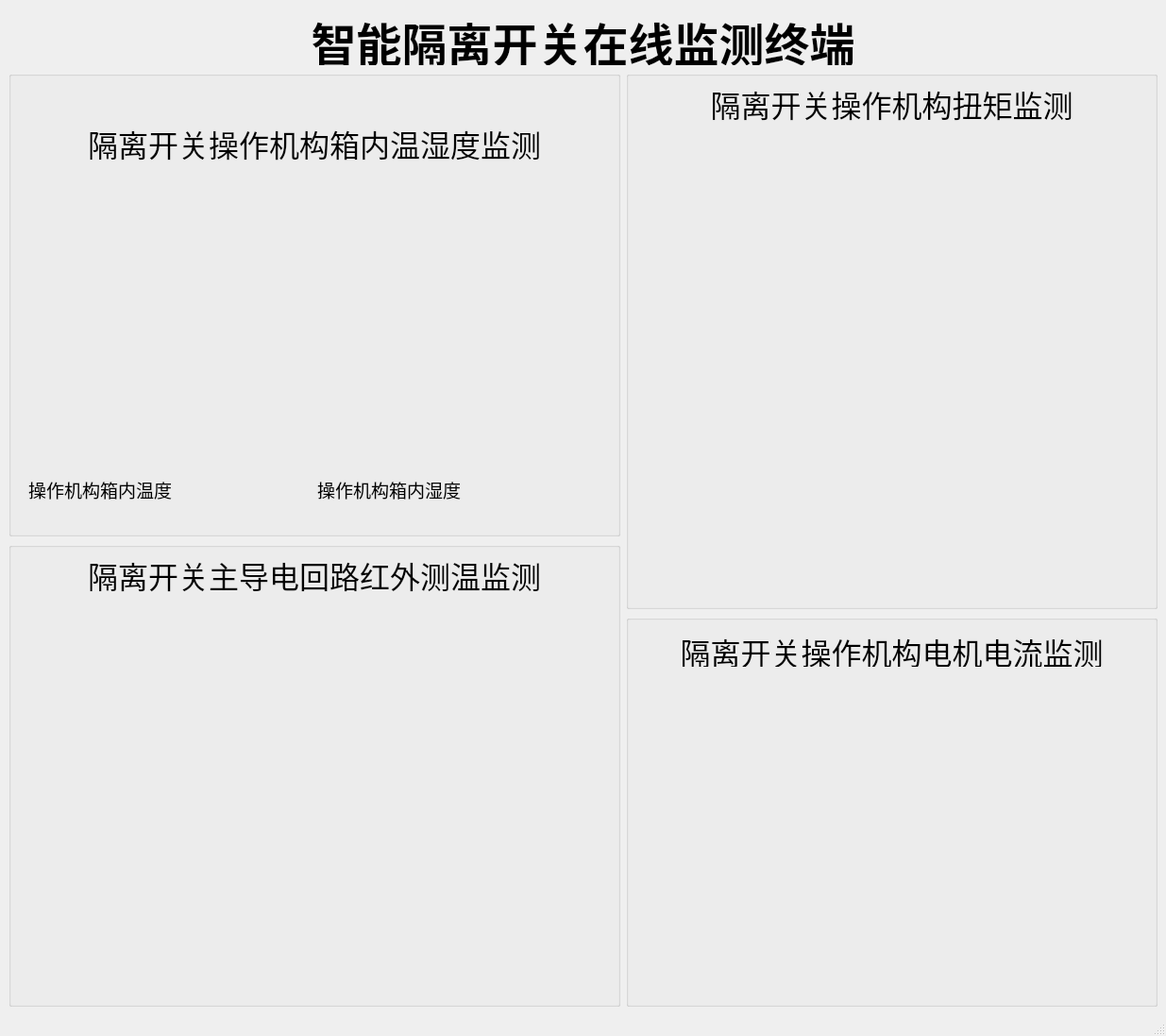
<?xml version="1.0" encoding="UTF-8"?>
<ui version="4.0">
 <class>MainWindow</class>
 <widget class="QMainWindow" name="MainWindow">
  <property name="geometry">
   <rect>
    <x>0</x>
    <y>0</y>
    <width>1235</width>
    <height>1097</height>
   </rect>
  </property>
  <property name="minimumSize">
   <size>
    <width>400</width>
    <height>400</height>
   </size>
  </property>
  <property name="windowTitle">
   <string>MainWindow</string>
  </property>
  <property name="windowIcon">
   <iconset resource="res.qrc">
    <normaloff>:/photoes/cgjt.png</normaloff>:/photoes/cgjt.png</iconset>
  </property>
  <widget class="QWidget" name="centralwidget">
   <layout class="QVBoxLayout" name="verticalLayout_10">
    <item>
     <layout class="QGridLayout" name="gridLayout">
      <item row="0" column="0">
       <widget class="QLabel" name="label_10">
        <property name="maximumSize">
         <size>
          <width>16777215</width>
          <height>60</height>
         </size>
        </property>
        <property name="text">
         <string>&lt;html&gt;&lt;head/&gt;&lt;body&gt;&lt;p align=&quot;center&quot;&gt;&lt;span style=&quot; font-size:36pt; font-weight:600;&quot;&gt;智能隔离开关在线监测终端&lt;/span&gt;&lt;/p&gt;&lt;/body&gt;&lt;/html&gt;</string>
        </property>
       </widget>
      </item>
      <item row="1" column="0">
       <layout class="QHBoxLayout" name="horizontalLayout_11" stretch="1,1">
        <item>
         <layout class="QVBoxLayout" name="verticalLayout">
          <item>
           <widget class="QGroupBox" name="groupBox_4">
            <property name="maximumSize">
             <size>
              <width>16777215</width>
              <height>16777215</height>
             </size>
            </property>
            <property name="title">
             <string/>
            </property>
            <layout class="QHBoxLayout" name="horizontalLayout_7">
             <item>
              <layout class="QVBoxLayout" name="verticalLayout_4">
               <item>
                <widget class="QLabel" name="label_6">
                 <property name="maximumSize">
                  <size>
                   <width>16777215</width>
                   <height>100</height>
                  </size>
                 </property>
                 <property name="text">
                  <string>&lt;html&gt;&lt;head/&gt;&lt;body&gt;&lt;p align=&quot;center&quot;&gt;&lt;span style=&quot; font-size:24pt;&quot;&gt;隔离开关操作机构箱内温湿度监测&lt;/span&gt;&lt;/p&gt;&lt;/body&gt;&lt;/html&gt;</string>
                 </property>
                </widget>
               </item>
               <item>
                <widget class="mouse1" name="widget1" native="true">
                 <property name="maximumSize">
                  <size>
                   <width>640</width>
                   <height>320</height>
                  </size>
                 </property>
                 <layout class="QHBoxLayout" name="horizontalLayout_3">
                  <item>
                   <layout class="QVBoxLayout" name="verticalLayout_5">
                    <item>
                     <widget class="Dashboard1" name="dashtem1" native="true">
                      <property name="minimumSize">
                       <size>
                        <width>300</width>
                        <height>300</height>
                       </size>
                      </property>
                     </widget>
                    </item>
                    <item>
                     <widget class="QLabel" name="label_2">
                      <property name="font">
                       <font>
                        <pointsize>14</pointsize>
                       </font>
                      </property>
                      <property name="text">
                       <string>操作机构箱内温度</string>
                      </property>
                     </widget>
                    </item>
                   </layout>
                  </item>
                  <item>
                   <layout class="QVBoxLayout" name="verticalLayout_6">
                    <item>
                     <widget class="Dashboard1" name="dashHum1" native="true">
                      <property name="minimumSize">
                       <size>
                        <width>300</width>
                        <height>320</height>
                       </size>
                      </property>
                     </widget>
                    </item>
                    <item>
                     <widget class="QLabel" name="label">
                      <property name="font">
                       <font>
                        <pointsize>14</pointsize>
                       </font>
                      </property>
                      <property name="text">
                       <string>操作机构箱内湿度</string>
                      </property>
                      <property name="alignment">
                       <set>Qt::AlignBottom|Qt::AlignLeading|Qt::AlignLeft</set>
                      </property>
                     </widget>
                    </item>
                   </layout>
                  </item>
                 </layout>
                </widget>
               </item>
              </layout>
             </item>
            </layout>
           </widget>
          </item>
          <item>
           <layout class="QHBoxLayout" name="horizontalLayout_10">
            <item>
             <widget class="QGroupBox" name="groupBox_3">
              <property name="title">
               <string/>
              </property>
              <layout class="QHBoxLayout" name="horizontalLayout">
               <item>
                <layout class="QVBoxLayout" name="verticalLayout_9">
                 <item>
                  <widget class="QLabel" name="label_9">
                   <property name="maximumSize">
                    <size>
                     <width>16777215</width>
                     <height>40</height>
                    </size>
                   </property>
                   <property name="font">
                    <font>
                     <pointsize>24</pointsize>
                    </font>
                   </property>
                   <property name="text">
                    <string>隔离开关主导电回路红外测温监测</string>
                   </property>
                   <property name="alignment">
                    <set>Qt::AlignCenter</set>
                   </property>
                  </widget>
                 </item>
                 <item>
                  <widget class="mouse4" name="widget4" native="true">
                   <layout class="QHBoxLayout" name="horizontalLayout_6">
                    <item>
                     <layout class="QHBoxLayout" name="horizontalLayout_5">
                      <item>
                       <widget class="QLabel" name="label_3">
                        <property name="text">
                         <string/>
                        </property>
                        <property name="pixmap">
                         <pixmap resource="res.qrc">:/photoes/photoes/photo1.png</pixmap>
                        </property>
                        <property name="scaledContents">
                         <bool>true</bool>
                        </property>
                       </widget>
                      </item>
                      <item>
                       <widget class="QLabel" name="label_4">
                        <property name="text">
                         <string/>
                        </property>
                        <property name="pixmap">
                         <pixmap resource="res.qrc">:/photoes/photoes/photo1.png</pixmap>
                        </property>
                        <property name="scaledContents">
                         <bool>true</bool>
                        </property>
                       </widget>
                      </item>
                      <item>
                       <widget class="QLabel" name="label_5">
                        <property name="text">
                         <string/>
                        </property>
                        <property name="pixmap">
                         <pixmap resource="res.qrc">:/photoes/photoes/photo1.png</pixmap>
                        </property>
                        <property name="scaledContents">
                         <bool>true</bool>
                        </property>
                       </widget>
                      </item>
                     </layout>
                    </item>
                   </layout>
                  </widget>
                 </item>
                </layout>
               </item>
              </layout>
             </widget>
            </item>
           </layout>
          </item>
         </layout>
        </item>
        <item>
         <layout class="QVBoxLayout" name="verticalLayout_2" stretch="11,8">
          <item>
           <widget class="QGroupBox" name="groupBox">
            <property name="maximumSize">
             <size>
              <width>16777215</width>
              <height>16777215</height>
             </size>
            </property>
            <property name="title">
             <string/>
            </property>
            <layout class="QHBoxLayout" name="horizontalLayout_8">
             <item>
              <layout class="QVBoxLayout" name="verticalLayout_7">
               <item>
                <widget class="QLabel" name="label_7">
                 <property name="maximumSize">
                  <size>
                   <width>16777215</width>
                   <height>40</height>
                  </size>
                 </property>
                 <property name="font">
                  <font>
                   <pointsize>24</pointsize>
                  </font>
                 </property>
                 <property name="text">
                  <string>隔离开关操作机构扭矩监测</string>
                 </property>
                 <property name="alignment">
                  <set>Qt::AlignCenter</set>
                 </property>
                </widget>
               </item>
               <item>
                <widget class="mouse2" name="widget2" native="true">
                 <property name="sizePolicy">
                  <sizepolicy hsizetype="Ignored" vsizetype="Ignored">
                   <horstretch>0</horstretch>
                   <verstretch>0</verstretch>
                  </sizepolicy>
                 </property>
                 <layout class="QHBoxLayout" name="horizontalLayout_2">
                  <item>
                   <widget class="QChartView" name="chartview" native="true"/>
                  </item>
                 </layout>
                </widget>
               </item>
              </layout>
             </item>
            </layout>
           </widget>
          </item>
          <item>
           <widget class="QGroupBox" name="groupBox_2">
            <property name="maximumSize">
             <size>
              <width>16777215</width>
              <height>16777215</height>
             </size>
            </property>
            <property name="title">
             <string/>
            </property>
            <layout class="QHBoxLayout" name="horizontalLayout_9">
             <item>
              <layout class="QVBoxLayout" name="verticalLayout_8">
               <item>
                <widget class="QLabel" name="label_8">
                 <property name="sizePolicy">
                  <sizepolicy hsizetype="Preferred" vsizetype="Fixed">
                   <horstretch>0</horstretch>
                   <verstretch>0</verstretch>
                  </sizepolicy>
                 </property>
                 <property name="minimumSize">
                  <size>
                   <width>0</width>
                   <height>40</height>
                  </size>
                 </property>
                 <property name="maximumSize">
                  <size>
                   <width>660</width>
                   <height>40</height>
                  </size>
                 </property>
                 <property name="text">
                  <string>&lt;html&gt;&lt;head/&gt;&lt;body&gt;&lt;p align=&quot;center&quot;&gt;&lt;span style=&quot; font-size:24pt;&quot;&gt;隔离开关操作机构电机电流监测&lt;/span&gt;&lt;/p&gt;&lt;/body&gt;&lt;/html&gt;</string>
                 </property>
                </widget>
               </item>
               <item>
                <widget class="mouse3" name="widget3" native="true">
                 <layout class="QHBoxLayout" name="horizontalLayout_4">
                  <item>
                   <widget class="QChartView" name="chartview1" native="true"/>
                  </item>
                 </layout>
                </widget>
               </item>
              </layout>
             </item>
            </layout>
           </widget>
          </item>
         </layout>
        </item>
       </layout>
      </item>
     </layout>
    </item>
   </layout>
  </widget>
  <widget class="QMenuBar" name="menubar">
   <property name="geometry">
    <rect>
     <x>0</x>
     <y>0</y>
     <width>1235</width>
     <height>22</height>
    </rect>
   </property>
  </widget>
  <widget class="QStatusBar" name="statusbar"/>
 </widget>
 <customwidgets>
  <customwidget>
   <class>QChartView</class>
   <extends>QWidget</extends>
   <header>qchartview.h</header>
   <container>1</container>
  </customwidget>
  <customwidget>
   <class>Dashboard1</class>
   <extends>QWidget</extends>
   <header>dashboard1.h</header>
   <container>1</container>
  </customwidget>
  <customwidget>
   <class>mouse1</class>
   <extends>QWidget</extends>
   <header>mouse1.h</header>
   <container>1</container>
  </customwidget>
  <customwidget>
   <class>mouse2</class>
   <extends>QWidget</extends>
   <header>mouse2.h</header>
   <container>1</container>
  </customwidget>
  <customwidget>
   <class>mouse4</class>
   <extends>QWidget</extends>
   <header>mouse4.h</header>
   <container>1</container>
  </customwidget>
  <customwidget>
   <class>mouse3</class>
   <extends>QWidget</extends>
   <header>mouse3.h</header>
   <container>1</container>
  </customwidget>
 </customwidgets>
 <resources>
  <include location="res.qrc"/>
 </resources>
 <connections/>
</ui>
